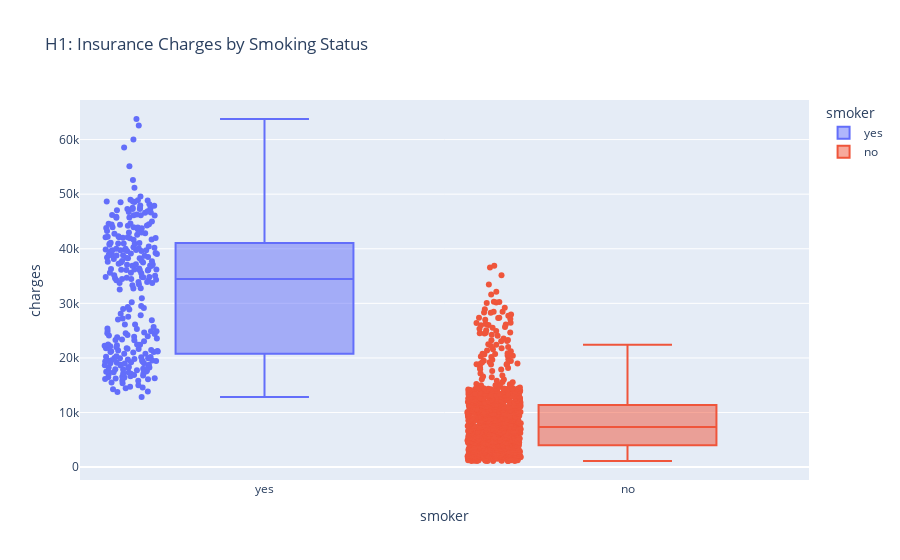

The notebook cell this image was saved under:
### Markdown cell above
## H1: Smoking Status Impact on Charges

### Code cell
fig = px.box(
    df,
    x='smoker',
    y='charges',
    color='smoker',
    title="H1: Insurance Charges by Smoking Status",
    points='all'
)
fig.write_html(figure_path / "charges_by_smoking_status.html")
fig.write_image(figure_path / "charges_by_smoking_status.png")
fig.show()

### Figure 1 — Plotly figure (JSON) as saved in the notebook; plotly's stock layout.template omitted (floating-point values rounded to 4 significant figures; data arrays with more than 128 entries replaced by an {"elided": "..."} marker saying what was removed)
{"data": [{"alignmentgroup": "True", "boxpoints": "all", "hovertemplate": "smoker=%{x}<br>charges=%{y}<extra></extra>", "legendgroup": "yes", "marker": {"color": "#636efa"}, "name": "yes", "notched": false, "offsetgroup": "yes", "orientation": "v", "showlegend": true, "type": "box", "x": {"elided": "274 str values"}, "x0": " ", "xaxis": "x", "y": {"elided": "274 float values"}, "y0": " ", "yaxis": "y"}, {"alignmentgroup": "True", "boxpoints": "all", "hovertemplate": "smoker=%{x}<br>charges=%{y}<extra></extra>", "legendgroup": "no", "marker": {"color": "#EF553B"}, "name": "no", "notched": false, "offsetgroup": "no", "orientation": "v", "showlegend": true, "type": "box", "x": {"elided": "1063 str values"}, "x0": " ", "xaxis": "x", "y": {"elided": "1063 float values"}, "y0": " ", "yaxis": "y"}], "layout": {"boxmode": "overlay", "legend": {"title": {"text": "smoker"}, "tracegroupgap": 0}, "title": {"text": "H1: Insurance Charges by Smoking Status"}, "xaxis": {"anchor": "y", "categoryarray": ["yes", "no"], "categoryorder": "array", "domain": [0, 1], "title": {"text": "smoker"}}, "yaxis": {"anchor": "x", "domain": [0, 1], "title": {"text": "charges"}}}}
